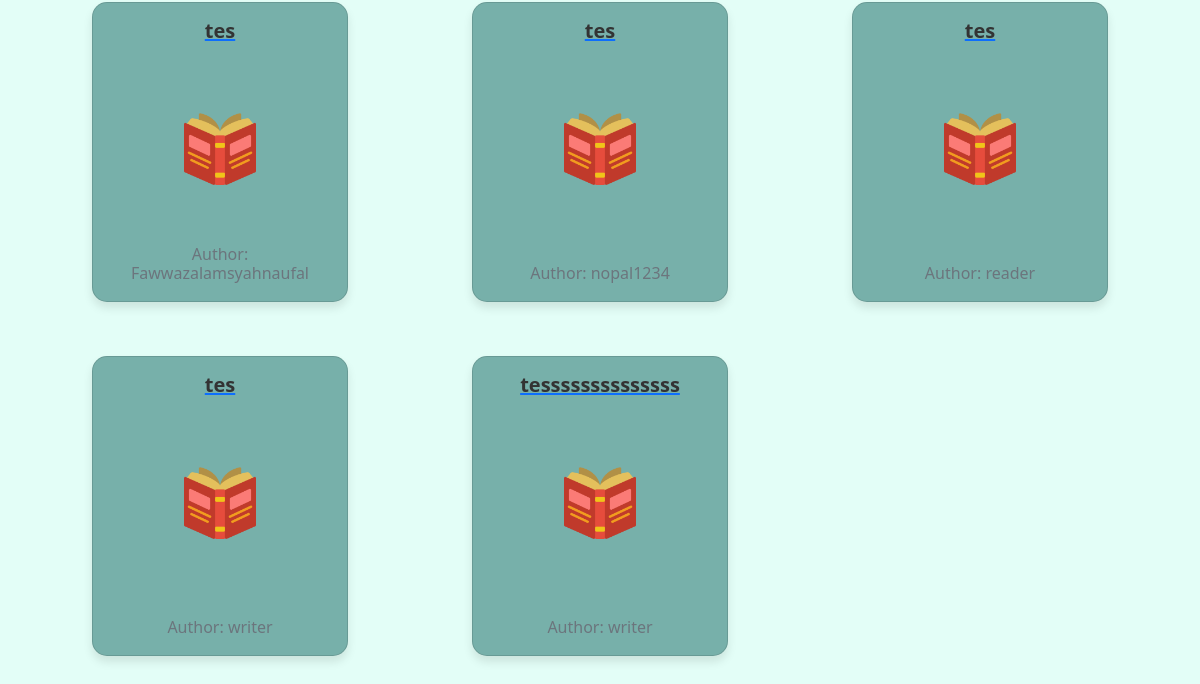
The page /reader (signed in, lower part) on the database as committed earlier.
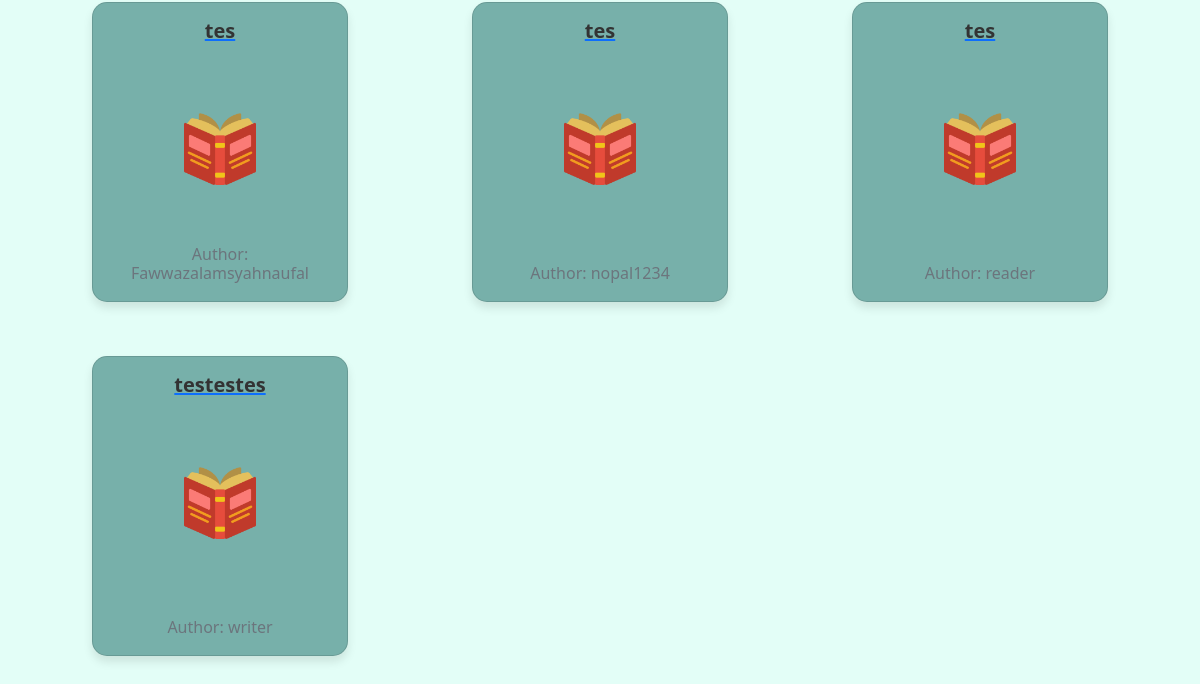
The same page on the database as committed later.
### tables this page shows
CREATE TABLE `stories` (
  `id` int(11) NOT NULL,
  `title` varchar(100) NOT NULL,
  `author` varchar(100) NOT NULL,
  `description` text NOT NULL,
  `user_id` int(11) DEFAULT NULL,
  `image_path` varchar(255) DEFAULT NULL,
  `Fandom` varchar(255) DEFAULT NULL,
  `Language` varchar(50) DEFAULT NULL,
  `Status` varchar(50) DEFAULT NULL,
  `Series` varchar(255) DEFAULT NULL,
  `Characters` text DEFAULT NULL,
  `Relationship` varchar(255) DEFAULT NULL,
  `Addtags` text DEFAULT NULL
);

### config/config.php (called while the page is built, shortened)
<?php
function connectDatabase(){
    $servername = "localhost";
    $username = "root";
    $password = "";
    $database = "alternate_arc";
    $conn = new mysqli($servername, $username, $password, $database);
    return $conn;
}
function fetchStories(){
    $conn = connectDatabase();
    $sql = "SELECT Addtags, id, title, author, description FROM stories";
    $result = $conn->query($sql);
    $stories = [];
    if ($result->num_rows > 0) {
        while ($row = $result->fetch_assoc()) {
            $stories[] = $row;
        }
    }
    return $stories;
}
?>

### reader/index.php (the view, shortened to what this page needs)
<?php
include '../config/config.php';
$stories = fetchStories();
?>
<!DOCTYPE html>
<html lang="en">
<head>
    <link href="https://cdn.jsdelivr.net/npm/bootstrap@5.0.2/dist/css/bootstrap.min.css" rel="stylesheet">
    <link rel="stylesheet" href="../style/home.css">
</head>
<body style="background-color:#E3FEF7;">
    <div class="container mt-5 pt-3">
        <div class="row row-cols-1 row-cols-md-2 row-cols-lg-3 g-4">
            <?php
                foreach ($stories as $story) {
                    echo '<div class="col" style="margin-bottom:30px;">';
                    echo '<a href="../read/story.reader.php?id=' . $story["id"] . '" class="card-link">';
                    echo '<div class="story card">';
                    echo '<div class="card-body" >';
                    echo '<h5 class="card-title">' . $story["title"] . '</h5>';
                    echo '<img src="../image/book_3145755.png" style="display: block; margin: auto;width:72px;height:72px;margin-top:70px;">';
                    echo '<h6 class="card-subtitle mb-2 text-muted" style="text-align:center;position: absolute; bottom: 10px; left: 10px; right: 10px;">Author: ' . $story["author"] . '</h6>';
                    echo '</div>';
                    echo '</div>';
                    echo '</a>';
                    echo '</div>';
                }
            ?>
        </div>
    </div>
</body>
</html>

### style/home.css (style rules this page uses)
body { padding-top: 56px; transition: opacity 0.5s ease-in-out; cursor: url('./image/pointer.png'); }
.story.card { background-color: #77b0aa; border-radius: 15px; box-shadow: 0 6px 10px rgba(0, 0, 0, 0.1); transition: transform 0.3s ease; margin-left: 50px; margin-right: 50px; padding-bottom:100px; }
.story.card .card-title { color: #333; font-weight: bold; text-align: center; }
.story.card .card-subtitle { color: #666; }
.pt-3 { padding-top: 1rem; }
.mt-5 { margin-top: 3rem; }

Rows that differ between the two databases and show on the page:
removed stories: title "tes", author "writer"
removed stories: title "tessssssssssssss", author "writer"
added stories: title "testestes", author "writer"
